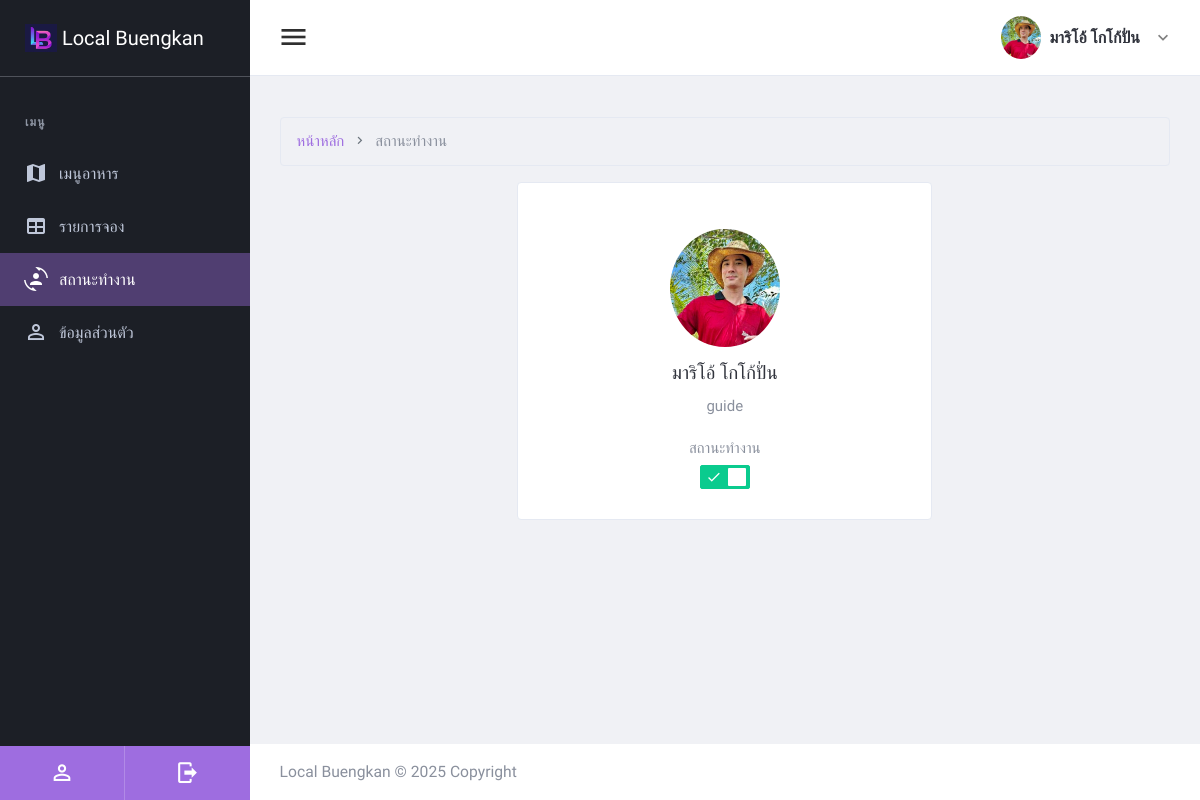
The app's page /admin92837/active_chef.php (signed in) with its own data.
### tables this page shows
CREATE TABLE `users` (
  `user_id` int(11) NOT NULL,
  `fullname` varchar(255) NOT NULL,
  `phone` varchar(255) NOT NULL,
  `address` varchar(255) NOT NULL,
  `password` varchar(255) NOT NULL,
  `email` varchar(255) NOT NULL,
  `picture` varchar(200) DEFAULT NULL,
  `role` enum('customer','guide','chef','seller','admin') NOT NULL,
  `created_at` datetime NOT NULL,
  `available` enum('active','inactive') NOT NULL,
  `enable` enum('enable','disable') NOT NULL
);

### admin92837/active_chef.php (the view, shortened to what this page needs)
<?php
include_once("../connectdb.php");
$sql = "SELECT * FROM users WHERE user_id='{$_SESSION['buser_id']}' ";
$result = $conn->query($sql);
$row = $result->fetch_assoc();
?>
<!DOCTYPE html>
<html lang="en" dir="ltr">
  <head>
  <link href="plugins/material/css/materialdesignicons.min.css" rel="stylesheet" />
  <link href="plugins/simplebar/simplebar.css" rel="stylesheet" />
  <link href="plugins/nprogress/nprogress.css" rel="stylesheet" />
  <link href="plugins/toaster/toastr.min.css" rel="stylesheet" />
  <link id="main-css-href" rel="stylesheet" href="css/style.css" />
</head>
  <body class="navbar-fixed sidebar-fixed" id="body">
    <div class="wrapper">
<?php include("left-sidebar-chef.php"); ?>
      <div class="page-wrapper">
<?php include("header.php"); ?>
        <div class="content-wrapper">
          <div class="content">
<nav aria-label="breadcrumb" class="my-0 m-0">
    <ol class="breadcrumb">
      <li class="breadcrumb-item">  <a href="home_chef.php">หน้าหลัก  </a>  </li>
      <li class="breadcrumb-item active" aria-current="page">สถานะทำงาน  </li>
    </ol>
  </nav>
<div class="container col-md-6">
    <div class="justify-content-center">
<div class="card card-default card-profile">
  <div class="card-body mt-6 justify-content-center text-center">
    <div class="profile-avata">
      <img class="user-image rounded-circle" src="../images/users/<?php echo $row['picture'];?>" alt="<?php echo $row['fullname'];?>" title="<?php echo $row['fullname'];?>" width="110">
      <span class="h5 d-block mt-3 mb-2"><?php echo $row['fullname'];?></span>
      <span class="d-block"><?php echo $row['role'];?></span>
<span class="d-block mt-4">สถานะทำงาน</span>
<label class="switch switch-icon switch-success form-control-label mt-1">
  <span class="switch-label"></span>
  <span class="switch-handle"></span>
</label>
    </div>
  </div>
</div>
    </div>
</div>
</div>
        </div>
<?php include("footer.php")?>
      </div>
    </div>
  </body>
</html>

### admin92837/active_chef.php (style rules this page uses)
body { font-family: "Prompt", serif; }

### records on screen
users: picture (picture), fullname "มาริโอ้ โกโก้ปั่น", role "guide"

### other values on screen
$_SESSION['bfullname'] "มาริโอ้ โกโก้ปั่น"
